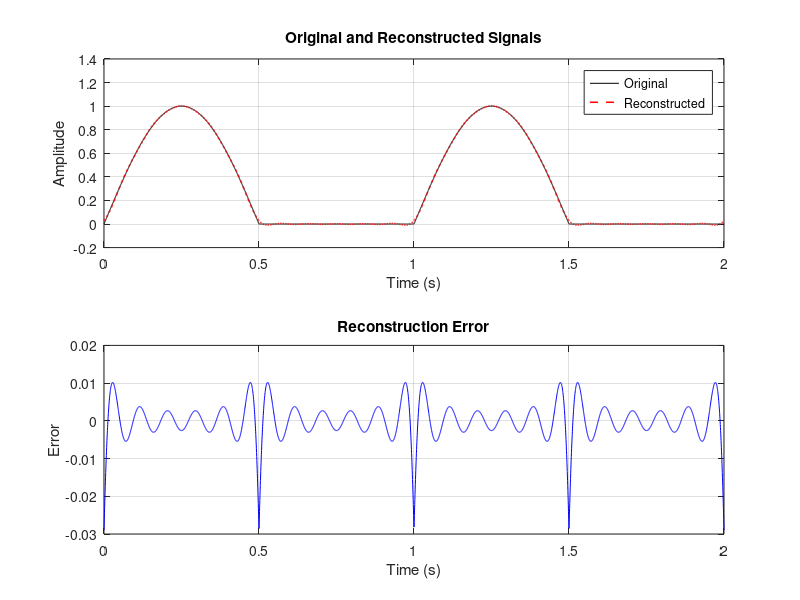

Recreate this plot in MATLAB.
clc; clear; close all; 
%% 5(iv) Verification of Fourier Series Reconstruction and Analysis of Signal Characteristics
figure;
% Fourier Series Reconstruction and Error Analysis
 f0 = 1;
 T = 1/f0; 
t = linspace(0,2*T,4000); 
 x = max(sin(2*pi*f0*t),0);
 N = 10;
 a0 = (2/T)*trapz(t(1:2000),x(1:2000)); 
 an = zeros(1,N); bn = zeros(1,N);
 tt = t(1:2000); xx = x(1:2000);
 for k = 1:N     
 an(k) = (2/T)*trapz(tt,xx.*cos(2*pi*k*f0*tt));    
 bn(k) = (2/T)*trapz(tt,xx.*sin(2*pi*k*f0*tt));
 end
 xr = a0/2*ones(size(t));
 for k = 1:N
     xr = xr + an(k)*cos(2*pi*k*f0*t) + bn(k)*sin(2*pi*k*f0*t); 
 end
 err = x-xr; subplot(2,1,1); plot(t,x,'k',t,xr,'r--','LineWidth',1.1); grid on; xlabel('Time (s)'); ylabel('Amplitude'); title('Original and Reconstructed Signals'); legend('Original','Reconstructed'); subplot(2,1,2); plot(t,err,'b'); grid on; xlabel('Time (s)'); ylabel('Error'); title('Reconstruction Error'); 
